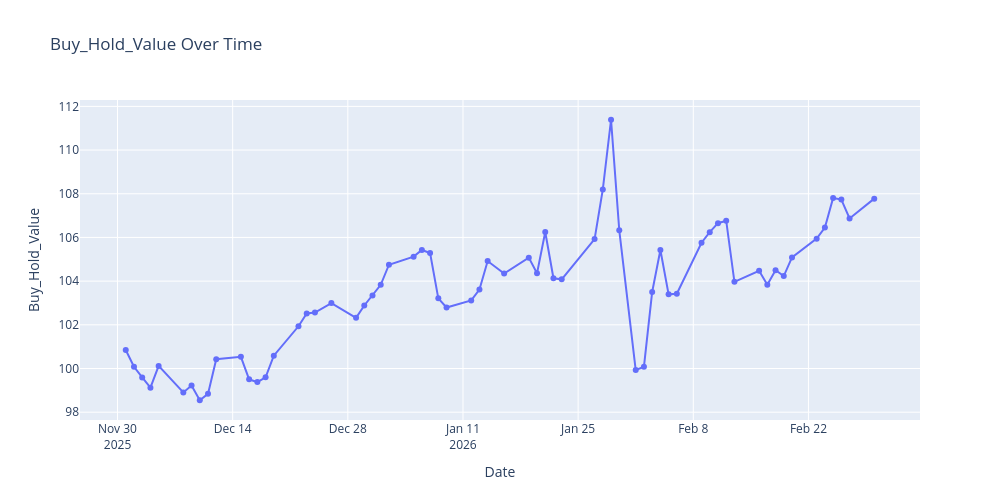

This figure's notebook cell:
### Code cell
final_df = prepare_and_process_portfolio(
    input_file="Stocks/Nifty_500_2025_Apr_20_stocks_results/master_momentum_summary.xlsx",
    start_date="2025-11-11",
    end_date=pd.Timestamp.today().normalize().strftime('%Y-%m-%d') ,
    output_folder="Trials",
    process_portfolio=process_portfolio
)

import plotly.express as px

# ✅ Group by Date and calculate total portfolio value
portfolio_summary = (
    final_df.groupby("Date", as_index=False)["Buy_Hold_Value"].sum()
)

# ✅ Plot with Plotly
fig = px.line(
    portfolio_summary,
    x="Date",
    y="Buy_Hold_Value",
    title="Buy_Hold_Value Over Time",
    labels={"Date": "Date", "Buy_Hold_Value": "Buy_Hold_Value"},
    markers=True
)

fig.update_traces(line=dict(width=2))
fig.update_layout(width=1000,   # 🔑 width
                  height=500)    # 🔑 height

fig.show()
